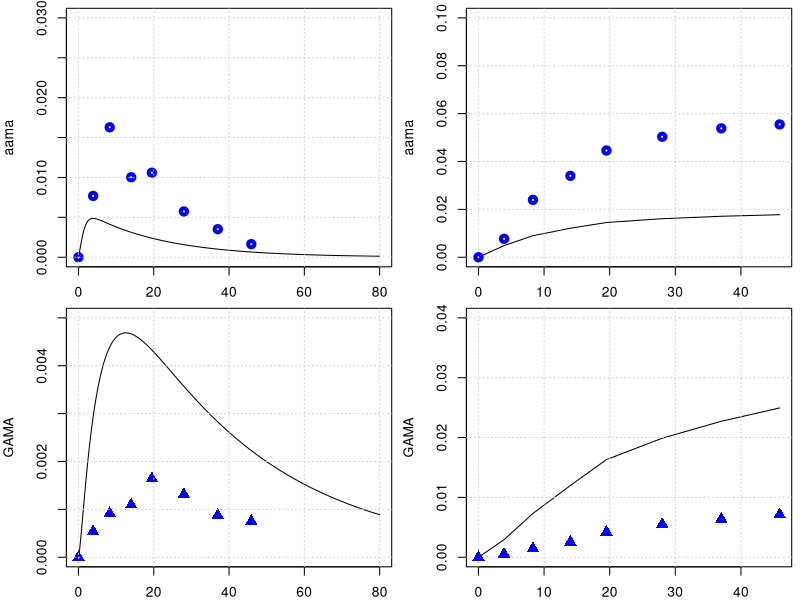

Generate this figure with R: (Note: this script raises an error after producing the figure.)
library(deSolve)
library(minpack.lm)

graphics.off()

# body weight in kg
BW = 70 
# fractions of BW
##https://journals.sagepub.com/doi/pdf/10.1177/ANIB_32_3-4
F_B = 0.079 
F_B_AB = 0.35 #fraction: arterial blood of blood volume
F_B_VB = 0.65 #fraction: venous blood of blood volume
F_Li = 0.026
F_Ki = 0.0044
F_T = 1-(F_B+F_Li+F_Ki)
# organ volumes in L
V_AB <- BW*F_B*F_B_AB 
V_VB <- BW*F_B*F_B_VB 
V_T <- BW*F_T
V_Ki <- BW*F_Ki
V_Li <- BW*F_Li
# cardiac output in L/(kg*h)
##https://journals.sagepub.com/doi/pdf/10.1177/ANIB_32_3-4
QCC = 16        #12.5 # maybe 14 or 6.5 check?
Q_C = QCC*BW^0.75
#FQ_P = 2.5/100 Trine: We don't have a lung compartment in this model
FQ_Li = 0.19
FQ_Ki = 0.255 #total - there is also an aterial flow rate 
FQ_T = 1 -( FQ_Li + FQ_Ki) # +FQ_P) Trine: We don't have a lung compartment in this model
Q_Li <- Q_C*FQ_Li
Q_Ki <- Q_C*FQ_Ki
Q_T <- Q_C*FQ_T

# partition coefficient
pAA_TB = 0.2
pAA_KiB = 0.2
pAA_LiB = 1.5 #Maybe we said it earlier and these parameters are not sensitive to the model, but from which paper did you get the values of these partition coefs., 
              # in the paper of Sweeney and of Li are different pAA_LiB = 0.4 and pAA_KiB = 0.8.

# reaction rate constants 
k_AAuptake = 1 #1/h

k_onAA_T = 0.28 #1/h
k_onAA_B = 0.36 #1/h
k_onAA_Li = 0.71 #1/h
k_onAA_Ki = 0.83 #1/h

k_syn_GSH = 0.25 #mmol/h 
k_cl_GSH = 0.35 #1/h
k_onAA_GSH = 0.55 #L/(mmol h)

k_exc_AAMA = 0.049      # 0.049 #1/h or 0.13 # this will change the shape

k_exc_AA <- 2

MW_aa = 71   # mg/mmol

# Maximum velocity for enzymatic reaction 
V_max_p450 = 9 /MW_aa*BW^0.7  # 0.235 mg/h (Tien: AA to GA mmol/hr)
# maximum rate of GA and AA conjugation with GSH (mg/(h BW^0.7))
Vmax_AA_GSH <- 22*BW^0.7 # from the Sweeny  fitted   mg/h

k_0_GSH = 7
MW_GSH = 307.32 # mg/mmol
AGSH0 = k_0_GSH * V_Li * MW_GSH


### PARAMETERS FOR GA
# partition coefficient
pGA_TB = 0.97
pGA_LiB = 0.9
pGA_KiB = .3

k_onGA_GSH = 0.8 #L/(mmol h)

k_onGA_T = 0.089 #1/h
k_onGA_B = 0.108 #1/h
k_onGA_Ki = k_onAA_T/2 #1/h
k_onGA_Li = 0.215 #1/h

k_exc_GAMA = 0.027     # 0.077 #1/h  # or 0.027
k_exc_GAOH = 0.077     # 1/h
k_exc_GA <- 1.48       # 1/h Q_Ki*0.025

PL1 = 1.7     # !$'liver/blood partition AA'
PL2 = 0.9    # !$'liver/blood partition GA'

MW_ga = 87   # mg/mmol

MW_GSH = 307.32 # mg/mmol

VMAXGC1 = 1   #!Vmax for GSH-AA conjugation mg/hr-kg^0.7
VMAXG1 = VMAXGC1/MW_aa*BW**0.7    # !$'Liver AA-GSH rate'

# Maximum velocity for enzymatic reaction 
V_max_EH = 20 /MW_ga*BW^0.7  
KM_p450 = 10.0
KM_EH = 100.0
# maximum rate of GA and AA conjugation with GSH (mg/(h BW^0.7))
Vmax_GA_GSH <- 20*BW^0.7 # from the Sweeny  fitted   mg/h

KMG1 = 100  #!Km with respect to AA for GSH conjugation mg/L (from Sweeny code) Trine: This should be mg. Delete the term MW_aa
#Sweeney has this parameter for rats ans 100 mg/L why did you use this number and why divived by MW??
##Sweeney says this is 64 mg/L in the paper##This comment is wrong ignore
KMGG = 0.1/MW_GSH        # !KM with respect to GSH for AA or GA conjugation with GSH mmol/L. Trine: should be mg/L
####and that this is 307 mg/L #This comment is wrong ignore
KMG2 = 100  #!Km with respect to GA for GSH conjugation mM. Trine: This should be mg. Delete the term MW_aa
#The same comment as for KMG1

KPT_Li = 0.015    # !'protein turnover rate in liver'# this is confimred in the exp. values of Sweeney
KPT_Ki = 0.013    #  !'protein turnover rate in kidney'# 1/h this is 0.012 in Sweeney, I guess its not much of difference
KPTR = 0.013      # !'protein turnover rate in rpt'# this is 0.012 in Li et.al
KPTS = 0.0039     # !'protein turnover rate in spt'# and this they have it 0.0051 Sweeney and Li 0.0012 refering to Sweeney
KPTRB = 0.0039    # !'protein turnover rate in rbc'# how did we get that?
KPTPL = 0.0039    # !'protein turnover rate in plasma'# Sweeney has 0.012 for this value
# +++++++++++++++++++++++++++++++++++++++++++++++++++++++++++++++++
# create list of parameter
# +++++++++++++++++++++++++++++++++++++++++++++++++++++++++++++++++
params <- unlist(c(data.frame(pAA_TB, pAA_LiB, pAA_KiB,
                              pGA_TB, pGA_LiB, pGA_KiB,
                              k_onAA_T, k_onAA_B, k_onAA_Li, k_onAA_GSH, k_onAA_Ki,
                              k_onGA_T, k_onGA_B, k_onGA_Li, k_onGA_Ki, k_exc_GA,
                              k_onGA_GSH, k_exc_AAMA, k_exc_GAMA, k_exc_GAOH,
                              k_cl_GSH, V_max_p450, KM_p450, V_max_EH, KM_EH,
                              k_AAuptake)
))
yini <- c(m_AA_AB = 0.0, m_GA_AB = 0.0, 
          a_pb_AA_B = 0 ,
          m_AA_VB = 0.0, m_GA_VB = 0.0,
          m_AA_Ki = 0.0, m_GA_Ki = 0.0, m_AA_dose = 0 ,
          m_AA_Li = 0.0, m_AAMA = 0.0,  #m_AAMA_urinary = 0.0,
          m_GA_Li = 0.0,
          a_pb_GA_Li   = 0.0,
          m_GAMA  = 0.0,
          #m_GAMA_urinary = 0.0, 
          m_GSH_Li = k_0_GSH * V_Li * MW_GSH, 
          m_AA_T = 0.0, m_GA_T = 0.0,
          m_GAOH = 0.0, 
          m_AA_out = 0.0,
          m_AA_accum = 0.0,
          m_AA_free = 0.0,
          m_AA_in = 0.0,
          m_GA_out = 0.0,
          m_GA_accum = 0.0,
          m_GA_free = 0.0,
          m_GA_in = 0.0,
          a_pb_AA_Ki = 0,
          a_pb_AA_Li = 0,
          a_pb_GA_Ki = 0, a_pb_AA_T = 0
)
# ++++++++++++++++++++++++++++++++++++++++++++++++++++++++++++++++++
# PBPK model for Acrylamide 
# ++++++++++++++++++++++++++++++++++++++++++++++++++++++++++++++++++
PBPKmodelAA <- function(t,state,parameter){
  with(as.list(c(t,state,parameter)), {
    ########################################################################################  
    #----#---#  Model for aa  #---#---#
    # concentrations blood in the organs in mg/L
    c_AA_AB <- m_AA_AB/V_AB   
    c_AA_VB <- m_AA_VB/V_VB
    c_AA_T <- m_AA_T/V_T
    c_AA_Li <- m_AA_Li/V_Li*PL1 #Trine: Should we multiply with PL1 as we do for GA
    c_AA_Ki <- m_AA_Ki/V_Ki
    
    c_GSH_Li <- m_GSH_Li/V_Li
    
    # Blood
    #-----------------------------
    # units checked -> mg/h   
    dm_AA_AB <- Q_C*(c_AA_VB - c_AA_AB) -k_onAA_B*m_AA_AB
    # units checked -> mg/h   
    dm_AA_VB <- Q_T*(c_AA_T/pAA_TB) +Q_Li*(c_AA_Li/pAA_LiB) +Q_Ki*(c_AA_Ki/pAA_KiB) - Q_C*c_AA_VB -k_onAA_B*m_AA_VB
    
    # Trine: I added this. Can we make an overall turnover rate in blood? Is this correct? 
    da_pb_AA_B <- k_onAA_B*m_AA_AB + k_onAA_B*m_AA_VB - a_pb_AA_B*KPTRB
    
    # Kidney
    #---------------------------------
    # units checked -> mg/h   
    dm_AA_Ki <- Q_Ki*c_AA_AB -Q_Ki*(c_AA_Ki/pAA_KiB) -k_onAA_Ki*m_AA_Ki 
    
    # protein tunr over AA in Kidney
    da_pb_AA_Ki <- k_onAA_Ki*m_AA_Ki - a_pb_AA_Ki*KPT_Ki
    
    # Liver
    #--------------------------------
    # units checked -> mg/h   
    dm_AA_dose <- -k_AAuptake*m_AA_dose
    
    # units checked -> mg/h
    dm_GSH_Li <- k_0_GSH * V_Li * MW_GSH - k_cl_GSH*m_GSH_Li 
    
    # unit chekced mg/h 
    metAA_GSH <- Vmax_AA_GSH * c_AA_Li * c_GSH_Li / ((KMG1 + c_AA_Li) * (KMGG + c_GSH_Li))
    # Then the units of this eq. are not mg/h, with the KMG1 & KMGG having the MW!
    
    metAA_P450 <- V_max_p450 * MW_aa*c_AA_Li/ (KM_p450+c_AA_Li)
    
    # units checked -> mg/h  
    dm_AA_Li <- Q_Li*(c_AA_AB - c_AA_Li/pAA_LiB) + k_AAuptake*m_AA_dose - k_onAA_Li*m_AA_Li  - metAA_P450 - metAA_GSH 
    
    # protein tunr over AA in Liver
    da_pb_AA_Li <- k_onAA_Li*m_AA_Li - a_pb_AA_Li * KPT_Li
    
    # Tissue
    #--------------------------------------------------------------
    # units checked -> mg/h   
    dm_AA_T <- Q_T*(c_AA_AB - c_AA_T/pAA_TB) -k_onAA_T*m_AA_T
    # protein tunr over AA in Tussue
    da_pb_AA_T <- k_onAA_T*m_AA_T - a_pb_AA_T * KPTS
    
    # Urine
    #-------------------------------------------------------------
    # units checked -> mg/h   
    dm_AAMA <- metAA_GSH  - m_AAMA*k_exc_AAMA # Maria: The first term should be deleted
    
    dm_AA_out <- metAA_P450 + metAA_GSH
    dm_AA_in <- k_AAuptake*m_AA_dose
    dm_AA_accum <- k_onAA_B*m_AA_AB +k_onAA_B*m_AA_VB +k_onAA_T*m_AA_T +k_onAA_Li*m_AA_Li +k_onAA_Ki*m_AA_Ki
    dm_AA_free <- dm_AA_AB + dm_AA_VB +dm_AA_T +dm_AA_Li +dm_AA_Ki
    ########################################################################################  
    ########################################################################################    
    #----#---#  Model for Ga  #---#---#    
    #concentrations blood in the organs in mg/L
    c_GA_AB <- m_GA_AB/V_AB ;   c_GA_VB <- m_GA_VB/V_VB
    c_GA_T <- m_GA_T/V_T
    c_GA_Li <- m_GA_Li/(V_Li*PL2)
    c_GA_Ki <- m_GA_Ki/V_Ki
    
    # Blood
    #-----------------------------
    # units checked -> mg/h   
    dm_GA_AB <- Q_C*(c_GA_VB - c_GA_AB) -k_onGA_B*m_GA_AB
    # units checked -> mg/h   
    dm_GA_VB <- Q_T*(c_GA_T/pGA_TB) +Q_Li*(c_GA_Li/pGA_LiB) +Q_Ki*(c_GA_Ki/pGA_KiB) - Q_C*c_GA_VB -k_onGA_B*m_GA_VB
    # units checked -> mg/h   
    
    # Kidney
    #---------------------------------
    dm_GA_Ki <- Q_Ki*c_GA_AB -Q_Ki*(c_GA_Ki/pGA_KiB) -k_onGA_Ki*m_GA_Ki 
    
    # protein tunr over AA in Kidney
    da_pb_GA_Ki <- k_onGA_Ki*m_GA_Ki - a_pb_GA_Ki*KPT_Ki
    
    
    # Liver
    #--------------------------------
    # units checked -> mg/h
    metGA_GSH <- Vmax_GA_GSH * c_GSH_Li *c_GA_Li / (c_GA_Li + KMG2)/(c_GSH_Li + KMGG)
    metGA_EH <- V_max_EH *MW_ga *c_GA_Li / (KM_EH + c_GA_Li)
    # units checked -> mg/h 
    dm_GA_Li <- Q_Li*(c_GA_AB - c_GA_Li/pGA_LiB) - k_onGA_Li*m_GA_Li + metAA_P450 - metGA_GSH -metGA_EH 
    
    # protein tunr over GA in Liver
    da_pb_GA_Li = k_onGA_Li*m_GA_Li - a_pb_GA_Li*KPT_Li 
    
    # units checked -> mg/h, 
    dm_GAMA <-  metGA_GSH  -m_GAMA*k_exc_GAMA
    
    dm_GAOH <- metGA_EH -m_GAOH*k_exc_GAMA
    
    # Tissue
    #-----------------------------------------------------
    dm_GA_T <- Q_T*(c_GA_AB - c_GA_T/pGA_TB) -k_onGA_T*m_GA_T
    
    
    
    dm_GA_out <- metGA_GSH + metGA_EH 
    dm_GA_in <- metAA_P450
    dm_GA_accum <- k_onGA_B*m_GA_AB +k_onGA_B*m_GA_VB +k_onGA_T*m_GA_T +k_onGA_Li*m_GA_Li +k_onGA_Ki*m_GA_Ki
    dm_GA_free <- dm_GA_AB + dm_GA_VB +dm_GA_T +dm_GA_Li +dm_GA_Ki 
    
    
    return(list(c(dm_AA_AB,  dm_GA_AB,
                  da_pb_AA_B,
                  dm_AA_VB,    dm_GA_VB,
                  dm_AA_Ki,  dm_GA_Ki,  dm_AA_dose,
                  dm_AA_Li,
                  dm_AAMA,   
                  dm_GA_Li, da_pb_GA_Li, dm_GAMA,
                  dm_GSH_Li, dm_AA_T,   dm_GA_T,
                  dm_GAOH,
                  dm_AA_in,
                  dm_AA_out,
                  dm_AA_accum,
                  dm_AA_free,
                  dm_GA_out,
                  dm_GA_accum,
                  dm_GA_free,
                  dm_GA_in,
                  da_pb_AA_Ki,
                  da_pb_AA_Li,
                  da_pb_GA_Ki,
                  da_pb_AA_T
    )))
  })
}
PBPKmodelAA <- compiler::cmpfun(PBPKmodelAA)



################################################################
# manual readout from Kopp and Dekant 2009
################################################################
times <- seq(from = 0, to = 80, by = 0.1)
diet <- data.frame(var = "m_AA_dose", method = "add",
                   time = c(0.0),  value = 0.5 *BW /1000 )  # dose of 0.05 microg/kg bw
out <- ode(y = yini, times = times, func = PBPKmodelAA, parms = params, events = list(data = diet))
yobs_urine <- data.frame(
  time = c(0.0, 3.9, 8.3, 14, 19.5, 28, 37, 45.9),
  AAMA = c(0.0/1000000, 32.8/1000000, 69.5/1000000, 42.8/1000000, 45.2/1000000, 24.5/1000000, 15/1000000, 7/1000000)*234.28, #https://pubchem.ncbi.nlm.nih.gov/compound/N-Acetyl-S-_2-carbamoylethyl_-L-cysteine
  GAMA = c(0.0, 2.15*1e-6, 3.66*1e-6, 4.38*1e-6, 6.57*1e-6, 5.26*1e-6, 3.50*1e-6, 3.0*1e-6)*250.27
)


# plot for AAMA in urinary
par(mfrow=c(2,2),mar=c(2,4,.5,.5))
plot(out[,'time'], out[,'m_AAMA']   ,type = 'l',xlab = 'time', ylab = 'aama', ylim = c(0,.03) )
points(yobs_urine$time, yobs_urine$AAMA , col="blue", lwd = 4) ; grid()
time_points_measure_unrine = c(1, 40, 84, 141, 196, 280 , 371, 460)
tamtam = out[,'m_AAMA'][time_points_measure_unrine ]
plot(yobs_urine$time, cumsum( tamtam ),type = 'l', ylab = 'aama', ylim = c(0,.1), xlab = 'time' ); grid()
points(yobs_urine$time, cumsum(yobs_urine$AAMA) , col="blue", lwd = 4)

# plot for GAMA 
plot(out[,'time'], out[,'m_GAMA']  ,type = 'l',xlab = '', ylab = 'GAMA', ylim = c(0,.005) )
points(yobs_urine$time, yobs_urine$GAMA , col="blue", cex = 1.5, pch = 17); grid()
time_points_measure_unrine = c(1, 40, 84, 141, 196, 280 , 371, 460)
tamtam = out[,'m_GAMA'][time_points_measure_unrine ]
plot(yobs_urine$time, cumsum( tamtam ),type = 'l',xlab = '', ylab = 'GAMA', ylim = c(0,.04) ); grid()
points(yobs_urine$time, cumsum(yobs_urine$GAMA) , col="blue",cex = 1.5, pch = 17)


##################################################################################
#### Check mass balance
#################################################################################

Qbal == Q_C - Q_T - Q_Ki - Q_Li 
